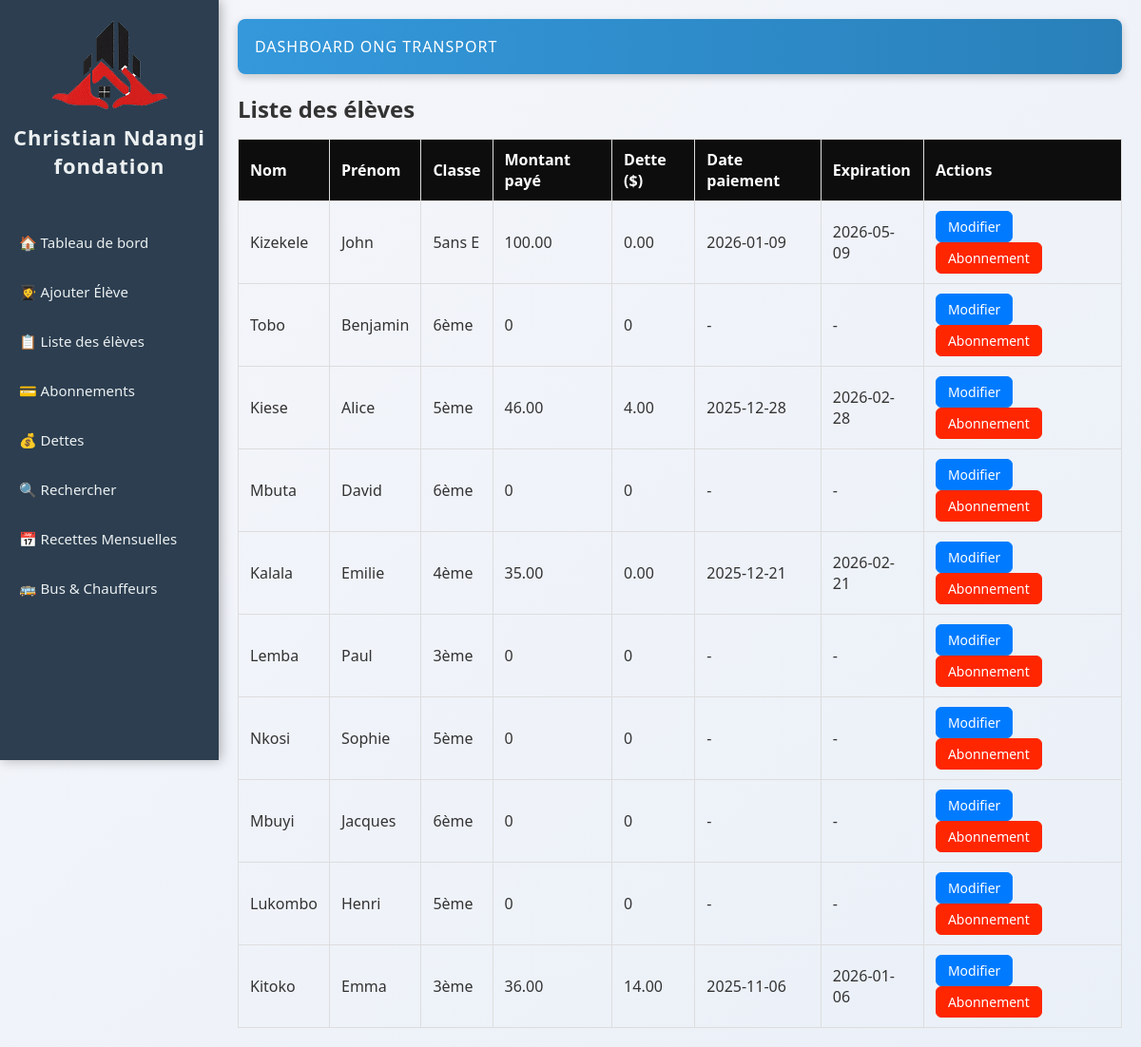
Page /.history/index_20251112202555.php on the committed database.
### tables this page shows
CREATE TABLE `abonnements` (
  `id` int(11) NOT NULL AUTO_INCREMENT,
  `eleve_id` int(11) NOT NULL,
  `montant` decimal(10,2) NOT NULL,
  `date_paiement` date NOT NULL,
  `date_expiration` date NOT NULL,
  `dette` decimal(10,2) DEFAULT 0.00,
  PRIMARY KEY (`id`),
  KEY `eleve_id` (`eleve_id`),
  CONSTRAINT `abonnements_ibfk_1` FOREIGN KEY (`eleve_id`) REFERENCES `eleves` (`id`) ON DELETE CASCADE
);

CREATE TABLE `eleves` (
  `id` int(11) NOT NULL AUTO_INCREMENT,
  `nom` varchar(50) NOT NULL,
  `postnom` varchar(50) DEFAULT NULL,
  `prenom` varchar(50) NOT NULL,
  `avenue` varchar(100) DEFAULT NULL,
  `quartier` enum('Salongo','Gombele','Madrendele') DEFAULT NULL,
  `commune` enum('Lemba','Matete','Ngaba') DEFAULT NULL,
  `ecole` varchar(100) DEFAULT NULL,
  `cycle` enum('Maternelle','Primaire','Secondaire','Humanité') DEFAULT NULL,
  `classe` varchar(50) DEFAULT NULL,
  `age` int(11) DEFAULT NULL,
  `sexe` enum('M','F') DEFAULT NULL,
  `point_arret` enum('Kamutsha','Kilidja','Garage','Igota Nzambi','Musudja','Station Salongo','Route ByPass','Route Biangana') DEFAULT NULL,
  `parent_nom` varchar(100) DEFAULT NULL,
  `parent_tel` varchar(10) DEFAULT NULL,
  `date_ajout` datetime DEFAULT current_timestamp(),
  PRIMARY KEY (`id`)
);

### .history/index_20251112202555.php (the view, shortened to what this page needs)
<?php
require 'db/database.php';
$stmt = $pdo->query("
    SELECT e.*,
           a.montant, a.date_paiement, a.date_expiration, a.dette
    FROM eleves e
    LEFT JOIN abonnements a ON e.id = a.eleve_id
    ORDER BY e.date_ajout DESC
");
$eleves = $stmt->fetchAll(PDO::FETCH_ASSOC);
?>
<!DOCTYPE html>
<html lang="fr">
<head>
    <link rel="stylesheet" href="css/style.css">
</head>
<body>
    <?php include 'sidebar.php'; ?>
    <div class="main-content">
        <header>Dashboard ONG Transport</header>
        <h2>Liste des élèves</h2>
        <table>
            <tr>
                <th>Nom</th>
                <th>Prénom</th>
                <th>Classe</th>
                <th>Montant payé</th>
                <th>Dette ($)</th>
                <th>Date paiement</th>
                <th>Expiration</th>
                <th>Actions</th>
            </tr>
            <?php if (!empty($eleves)): ?>
                <?php foreach($eleves as $e): ?>
                <tr>
                    <td><?= htmlspecialchars($e['nom']) ?></td>
                    <td><?= htmlspecialchars($e['prenom']) ?></td>
                    <td><?= htmlspecialchars($e['classe']) ?></td>
                    <td><?= $e['montant'] ?? 0 ?></td>
                    <td><?= $e['dette'] ?? 0 ?></td>
                    <td><?= $e['date_paiement'] ?? '-' ?></td>
                    <td><?= $e['date_expiration'] ?? '-' ?></td>
                    <td>
                        <a class="btn bleu" href="ajouter_eleve.php?id=<?= $e['id'] ?>">Modifier</a>
                        <a class="btn rouge" href="gerer_abonnement.php?eleve_id=<?= $e['id'] ?>">Abonnement</a>
                    </td>
                </tr>
                <?php endforeach; ?>
            <?php else: ?>
                <tr><td colspan="8">Aucun élève trouvé.</td></tr>
            <?php endif; ?>
        </table>
    </div>
</body>
</html>

### css/style.css (style rules this page uses)
* { box-sizing: border-box; margin: 0; padding: 0; transition: all 0.3s ease-in-out; }
body { font-family: "Segoe UI", Arial, sans-serif; background: linear-gradient(135deg, #f5f6fa 0%, #eaf0f8 100%); display: flex; min-height: 100vh; color: #333; overflow-x: hidden; }
.main-content { margin-left: 230px; width: calc(100% - 230px); padding: 20px; animation: fadeIn 0.6s ease-in-out; }
header { background: linear-gradient(90deg, #3498db, #2980b9); color: white; padding: 18px; border-radius: 8px; margin-bottom: 20px; box-shadow: 0 3px 10px rgba(0,0,0,0.2); text-transform: uppercase; letter-spacing: 1px; }
table { width: 100%; border-collapse: collapse; margin-top: 20px; animation: fadeIn 0.6s ease; }
table, th, td { border: 1px solid #ddd; transition: all 0.3s ease; }
th, td { padding: 12px; text-align: center; transition: background 0.3s, transform 0.3s; }
th { background-color: #2c3e50; color: white; }

### .history/index_20251112202555.php (style rules this page uses)
.btn { display: inline-block; font-size: 14px; font-weight: 500; padding: 6px 12px; border-radius: 6px; text-decoration: none; transition: all 0.3s ease; margin-right: 5px; text-align: center; min-width: 80px; }
.btn.bleu { background-color: #007bff; color: #fff; border: 1px solid #007bff; }
.btn.rouge { background-color: #FF2600; color: #fff; border: 1px solid #FF2600; }
table { width: 100%; border-collapse: collapse; margin-top: 15px; }
table th, table td { padding: 10px 12px; text-align: left; border-bottom: 1px solid #ddd; }
table th { background-color: #0E0D0DFF; font-weight: 600; }

### rows in the picture
abonnements: eleve.nom "Kizekele", eleve.prenom "John", eleve.classe "5ans E", montant "100.00", dette "0.00", date_paiement "2026-01-09", date_expiration "2026-05-09"
eleves: nom "Tobo", prenom "Benjamin", classe "6ème", montant "0", dette "0", date_paiement "-", date_expiration "-"
abonnements: eleve.nom "Kiese", eleve.prenom "Alice", eleve.classe "5ème", montant "46.00", dette "4.00", date_paiement "2025-12-28", date_expiration "2026-02-28"
eleves: nom "Mbuta", prenom "David", classe "6ème", montant "0", dette "0", date_paiement "-", date_expiration "-"
abonnements: eleve.nom "Kalala", eleve.prenom "Emilie", eleve.classe "4ème", montant "35.00", dette "0.00", date_paiement "2025-12-21", date_expiration "2026-02-21"
eleves: nom "Lemba", prenom "Paul", classe "3ème", montant "0", dette "0", date_paiement "-", date_expiration "-"
eleves: nom "Nkosi", prenom "Sophie", classe "5ème", montant "0", dette "0", date_paiement "-", date_expiration "-"
eleves: nom "Mbuyi", prenom "Jacques", classe "6ème", montant "0", dette "0", date_paiement "-", date_expiration "-"
eleves: nom "Lukombo", prenom "Henri", classe "5ème", montant "0", dette "0", date_paiement "-", date_expiration "-"
abonnements: eleve.nom "Kitoko", eleve.prenom "Emma", eleve.classe "3ème", montant "36.00", dette "14.00", date_paiement "2025-11-06", date_expiration "2026-01-06"
